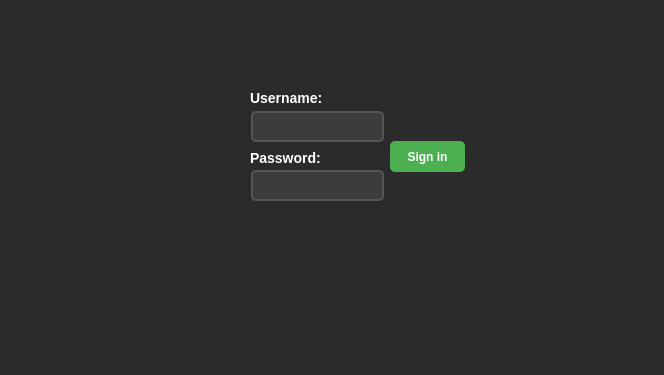
<?xml version="1.0" encoding="UTF-8"?>
<ui version="4.0">
 <class>MainWindow</class>
 <widget class="QMainWindow" name="MainWindow">
  <property name="geometry">
   <rect>
    <x>0</x>
    <y>0</y>
    <width>664</width>
    <height>375</height>
   </rect>
  </property>
  <property name="windowTitle">
   <string>Who r u?</string>
  </property>
  <property name="styleSheet">
   <string notr="true">QMainWindow {
    background-color: #2b2b2b;
    color: #ffffff;
}

QWidget {
    background-color: #2b2b2b;
    color: #ffffff;
    font-family: 'Segoe UI', Arial;
}

QPushButton {
    background-color: #4CAF50;
    color: white;
    border: none;
    padding: 8px 16px;
    border-radius: 5px;
    font-weight: bold;
}

QPushButton:hover {
    background-color: #45a049;
}

QPushButton:pressed {
    background-color: #3d8b40;
}

QLineEdit, QPlainTextEdit {
    background-color: #3c3c3c;
    color: white;
    border: 2px solid #555;
    border-radius: 5px;
    padding: 5px;
    font-size: 14px;
}

QLineEdit:focus, QPlainTextEdit:focus {
    border-color: #4CAF50;
}

QTextBrowser {
    background-color: #3c3c3c;
    color: white;
    border: 2px solid #555;
    border-radius: 5px;
    padding: 10px;
    font-size: 14px;
}

QLabel {
    color: #ffffff;
    font-size: 14px;
    font-weight: bold;
}</string>
  </property>
  <widget class="QWidget" name="centralwidget">
   <widget class="QPushButton" name="pb">
    <property name="geometry">
     <rect>
      <x>390</x>
      <y>141</y>
      <width>75</width>
      <height>31</height>
     </rect>
    </property>
    <property name="text">
     <string>Sign in</string>
    </property>
   </widget>
   <widget class="QLineEdit" name="ln">
    <property name="geometry">
     <rect>
      <x>251</x>
      <y>111</y>
      <width>133</width>
      <height>31</height>
     </rect>
    </property>
   </widget>
   <widget class="QLineEdit" name="ln2">
    <property name="geometry">
     <rect>
      <x>251</x>
      <y>170</y>
      <width>133</width>
      <height>31</height>
     </rect>
    </property>
   </widget>
   <widget class="QLabel" name="lbp">
    <property name="geometry">
     <rect>
      <x>250</x>
      <y>150</y>
      <width>81</width>
      <height>16</height>
     </rect>
    </property>
    <property name="text">
     <string>Password:</string>
    </property>
   </widget>
   <widget class="QLabel" name="lbu">
    <property name="geometry">
     <rect>
      <x>250</x>
      <y>90</y>
      <width>81</width>
      <height>16</height>
     </rect>
    </property>
    <property name="text">
     <string>Username:</string>
    </property>
   </widget>
  </widget>
  <widget class="QMenuBar" name="menubar">
   <property name="geometry">
    <rect>
     <x>0</x>
     <y>0</y>
     <width>664</width>
     <height>21</height>
    </rect>
   </property>
  </widget>
  <widget class="QStatusBar" name="statusbar"/>
 </widget>
 <resources/>
 <connections/>
</ui>
